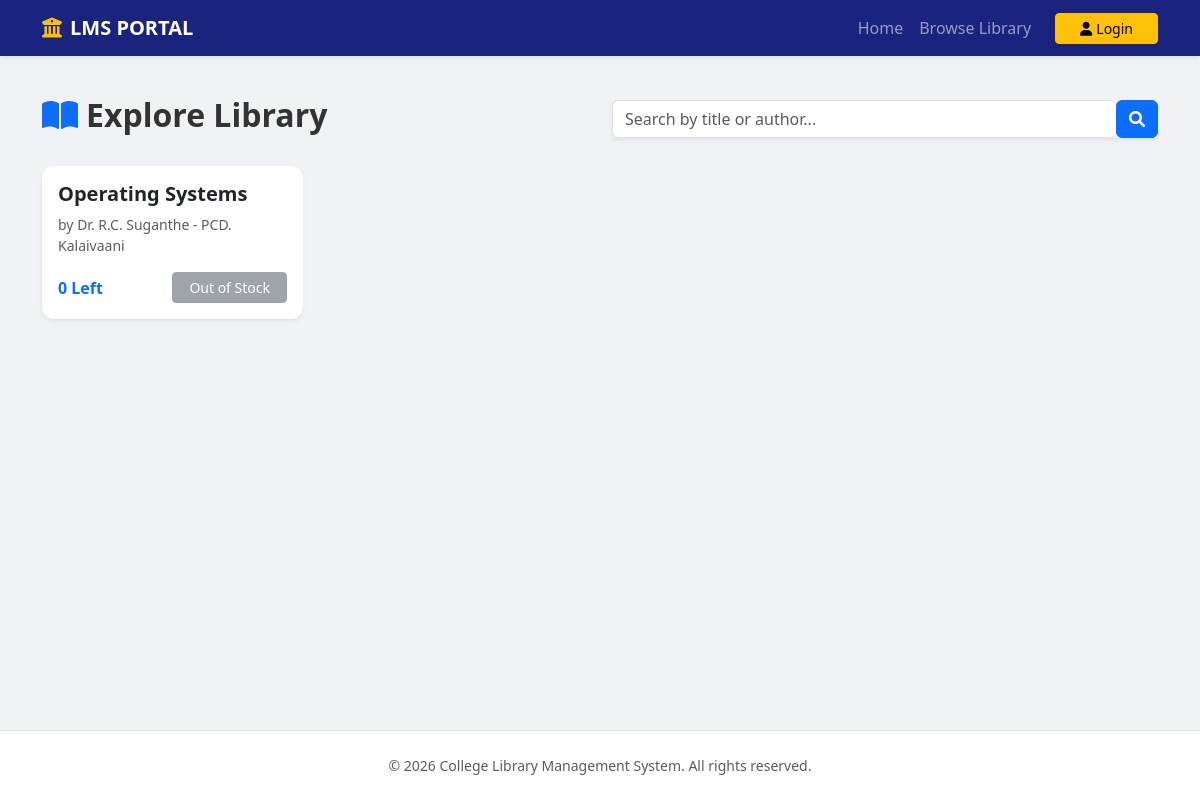
Screenshot of /browse_books with the database file from the repository.
### controller/models.py (models this page shows)
class Book(db.Model):
    id = db.Column(db.Integer, primary_key=True)
    title = db.Column(db.String(200), nullable=False)
    author = db.Column(db.String(100), nullable=False)
    isbn = db.Column(db.String(20), unique=True, nullable=False)
    copies = db.Column(db.Integer, default=1)
    date_added = db.Column(db.DateTime, default=datetime.utcnow)

### app.py (the view)
@app.route('/browse_books')
def browse_books():
    search_query = request.args.get('search', '')
    if search_query:
        books = Book.query.filter(Book.title.contains(search_query) | Book.author.contains(search_query)).all()
    else:
        books = Book.query.all()
    return render_template('browse_books.html', books=books)

### templates/browse_books.html (shortened to what this page needs)
{% extends "base.html" %}
{% block content %}
<div class="container py-4">
    <div class="row mb-4 align-items-center">
        <div class="col-md-6">
            <h2 class="fw-bold"><i class="fas fa-book-open me-2 text-primary"></i>Explore Library</h2>
        </div>
        <div class="col-md-6">
            <form action="{{ url_for('browse_books') }}" method="GET" class="d-flex shadow-sm">
                <input type="text" name="search" class="form-control border-end-0 rounded-start" placeholder="Search by title or author...">
                <button type="submit" class="btn btn-primary rounded-end">
                    <i class="fas fa-search"></i>
                </button>
            </form>
        </div>
    </div>
    <div class="row g-4">
    {% for book in books %}
    <div class="col-md-3">
        <div class="card h-100 shadow-sm">
            <div class="card-body d-flex flex-column">
                <h5 class="fw-bold">{{ book.title }}</h5>
                <p class="text-muted small">by {{ book.author }}</p>
                <div class="mt-auto d-flex justify-content-between align-items-center">
                    <span class="fw-bold text-primary">{{ book.copies }} Left</span>
                    {% if book.copies > 0 %}
                        <form action="{{ url_for('request_book', book_id=book.id) }}" method="POST" class="d-inline">
                            <button type="submit" class="btn btn-sm btn-outline-primary px-3 shadow-sm">
                                <i class="fas fa-paper-plane me-1"></i> Request
                            </button>
                        </form>
                    {% else %}
                        <button class="btn btn-sm btn-secondary px-3" disabled>Out of Stock</button>
                    {% endif %}
                </div>
            </div>
        </div>
    </div>
    {% endfor %}
</div>
</div>
{% endblock %}

### static/style.css (style rules this page uses)
:root { --college-blue: #1a237e; --accent-gold: #fbc02d; }
body { background-color: #f0f2f5; color: #333; }
.card { border: none; border-radius: 12px; transition: all 0.3s ease; }

### rows the page displays
Book: title "Operating Systems", author "Dr. R.C. Suganthe - PCD. Kalaivaani", copies "0", shows "Out of Stock"
